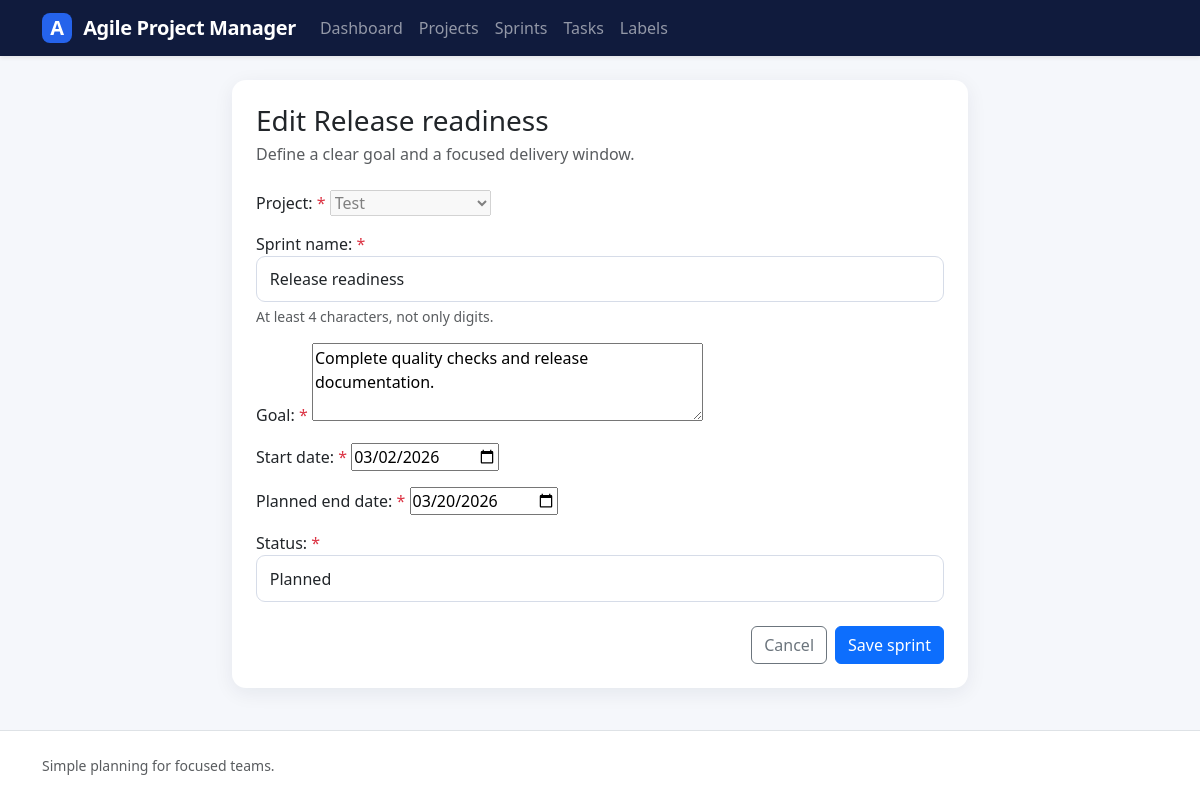
/sprints/4/edit/, run on an earlier commit of the app's database.
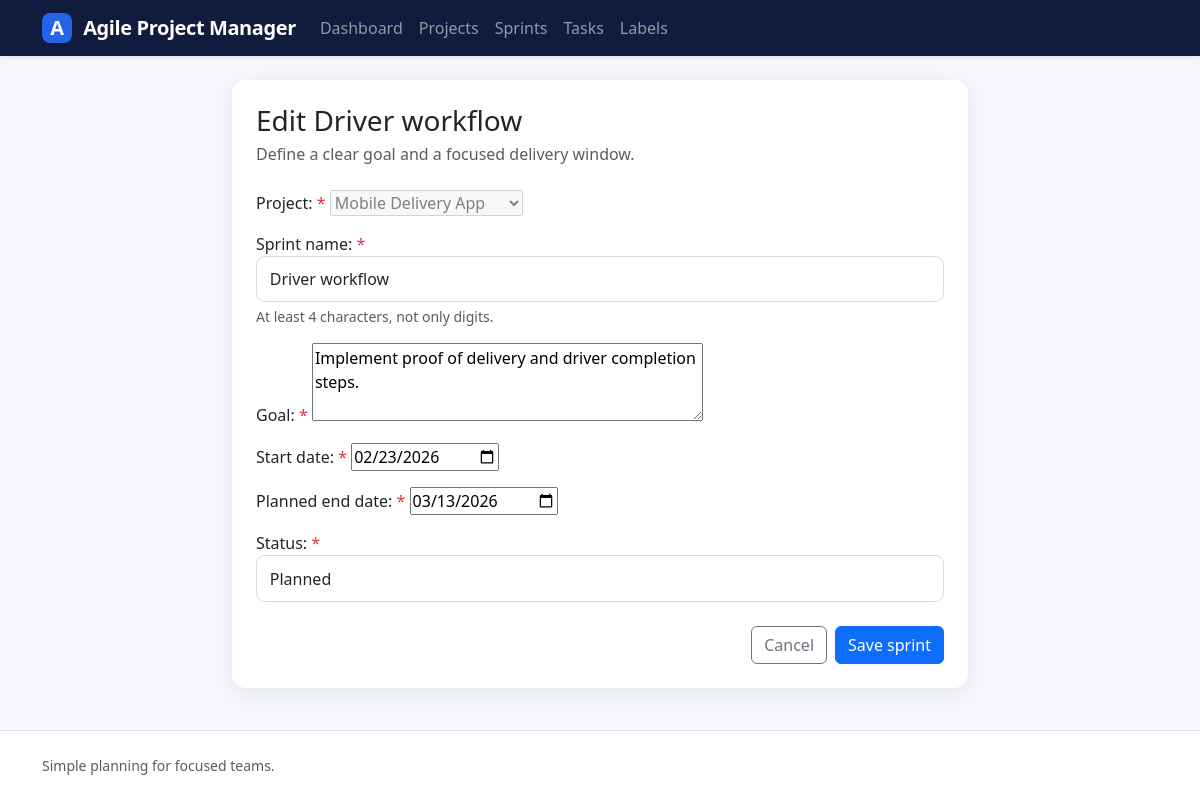
And on a later commit of the database.
### sprints/models.py (models this page shows, shortened)
class Sprint(models.Model):
    class StatusChoices(models.TextChoices):
        PLANNED = 'planned', 'Planned'
        ACTIVE = 'active', 'Active'
        COMPLETED = 'completed', 'Completed'
    project = models.ForeignKey(Project, on_delete=models.CASCADE)
    name = models.CharField(
        max_length=100,
        validators=[MinLengthValidator(4)],
    )
    goal = models.CharField(max_length=100)
    start_date = models.DateField()
    end_date = models.DateField()
    status = models.CharField(choices=StatusChoices.choices, max_length=10)

### sprints/views.py (the view)
# urls.py: path('edit/', SprintUpdateView.as_view(), name='update'),
class SprintUpdateView(UpdateView):
    model = Sprint
    form_class = SprintUpdateForm
    success_url = reverse_lazy("sprints:list")

### sprints/forms.py
class SprintUpdateForm(SprintBaseForm):
    def __init__(self, *args, **kwargs):
        super().__init__(*args, **kwargs)
        self.fields["project"].disabled = True

### projects/models.py (called while the page is built)
    def __str__(self):
        return self.name

### templates/sprints/sprint_form.html (shortened to what this page needs)
{% extends "base.html" %}
{% block content %}
    <div class="row justify-content-center">
        <div class="col-lg-8">
            <div class="card">
                <div class="card-body p-4">
                    <h1 class="h3 mb-1">
                        {% if sprint %}
                            Edit
                            {{ sprint.name }}
                        {% elif project %}
                            Create sprint for
                            {{ project.name }}
                        {% else %}
                            Create a sprint
                        {% endif %}
                    </h1>
                    <p class="text-muted mb-4">
                        Define a clear goal and a focused delivery window.
                    </p>
                    <form method="post" novalidate>
                        {% include "partials/_form_fields.html" %}
                        <div class="d-flex justify-content-end gap-2 mt-4">
                            <a class="btn btn-outline-secondary" href="{% if project %}{% url 'projects:detail' project.pk %}{% elif sprint %}{% url 'sprints:detail' sprint.pk %}{% else %}{% url 'sprints:list' %}{% endif %}">
                                Cancel
                            </a>
                            <button class="btn btn-primary" type="submit">
                                Save sprint
                            </button>
                        </div>
                    </form>
                </div>
            </div>
        </div>
    </div>
{% endblock %}

### templates/partials/_form_fields.html (shortened to what this page needs)
{% for field in form %}
    <div class="mb-3">
        {{ field.label_tag }}
        {% if field.field.required %}
            <span class="text-danger" aria-hidden="true">
                *
            </span>
        {% endif %}
        {{ field }}
        {% if field.help_text %}
            <div class="form-text">
                {{ field.help_text }}
            </div>
        {% endif %}
    </div>
{% endfor %}

What changed in the data, as far as the page shows it:
changed Sprint "Planned": name "Release readiness" → "Driver workflow"; project "Test" → "Mobile Delivery App"; goal "Complete quality checks and release documentation." → "Implement proof of delivery and driver completion steps."; start_date "03/02/2026" → "02/23/2026"; end_date "03/20/2026" → "03/13/2026"
